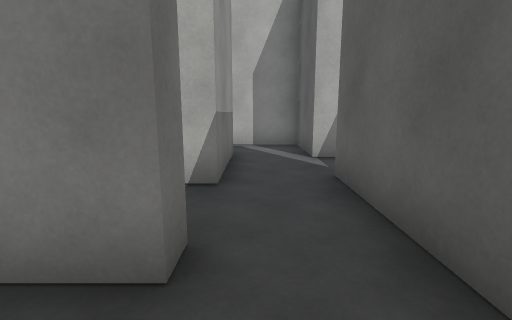
View 1 (above)

24 first-person views from a walk through a scene from a Unity 3-D project. The camera is 1.2 m above the floor, tilts 10° down and sees 85° across. The floor is counted in squares, 1 m on a side. Each view is taken from the middle of a square. On the plan, view 1 faces up. The plan holds only what a view shows up to about 13 squares ahead; the rest is blank. The place goes on beyond the plan. The player character is not drawn. Door leaves are left out, so doorways stand open.

View 2
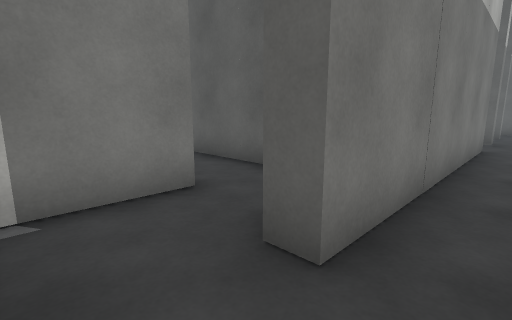

View 3
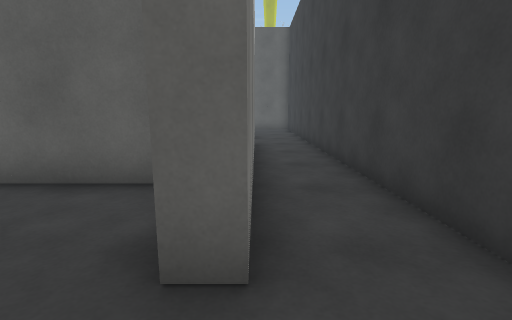

View 4
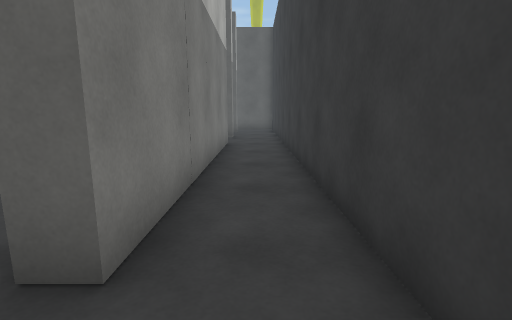

View 5
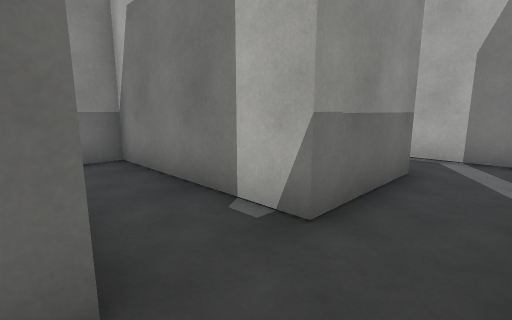

View 6
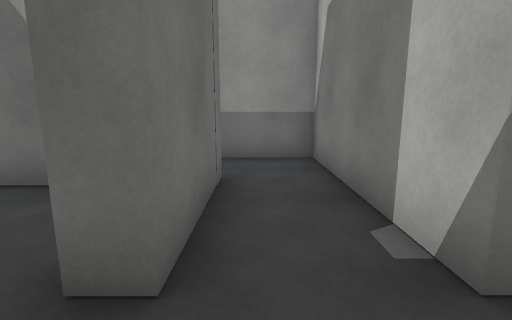

View 7
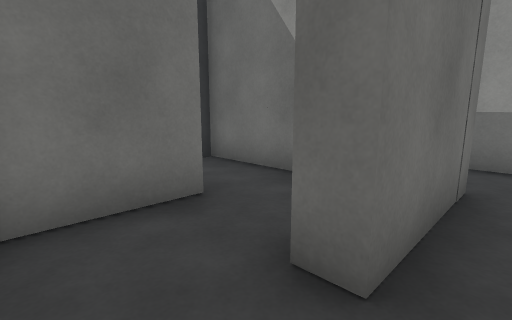

View 8
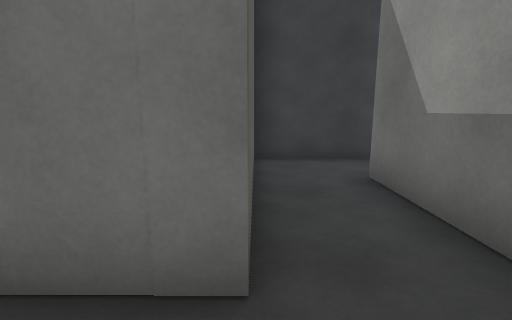

View 9
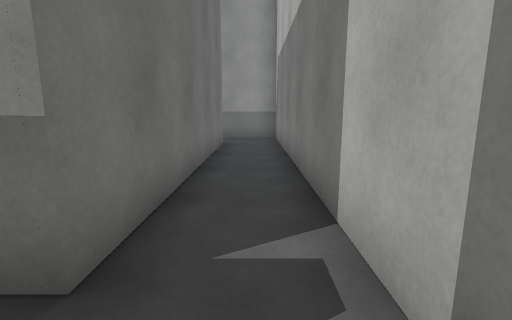

View 10
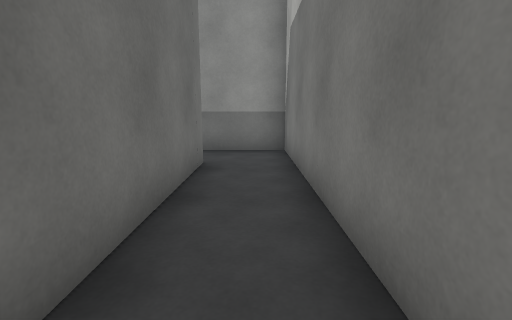

View 11
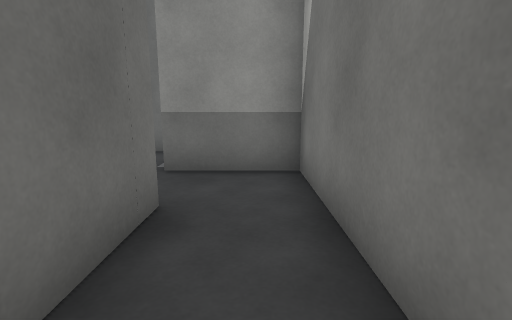

View 12
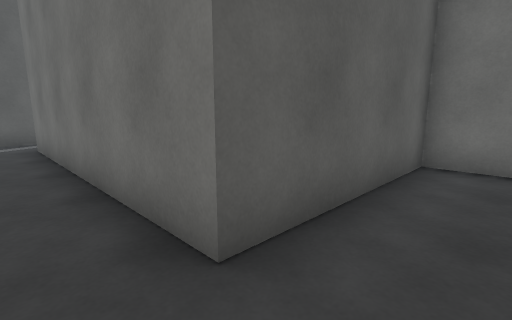

View 13
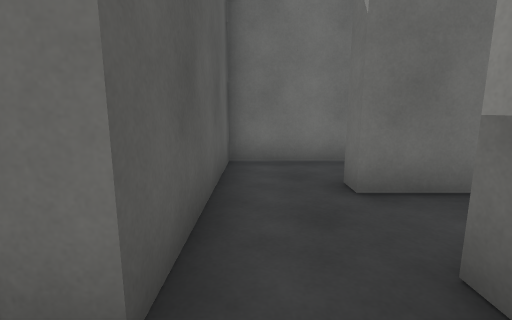

View 14
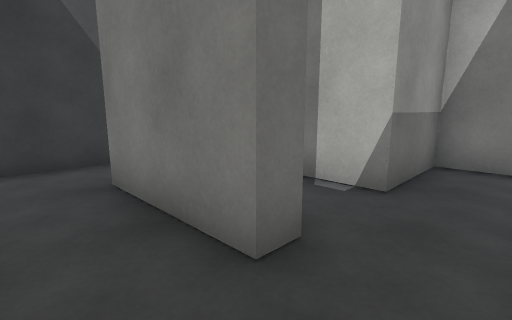

View 15
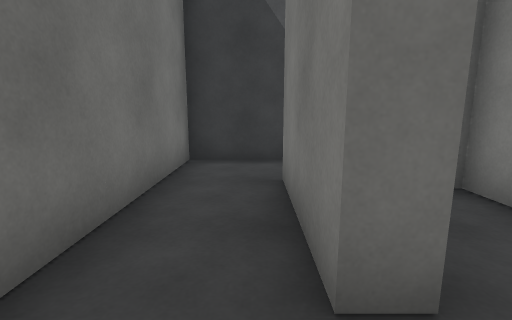

View 16
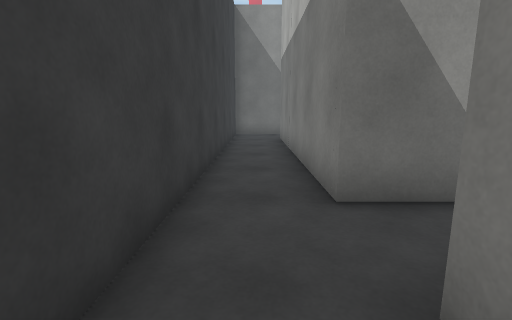

View 17
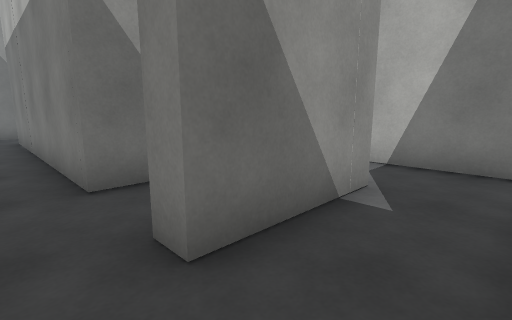

View 18
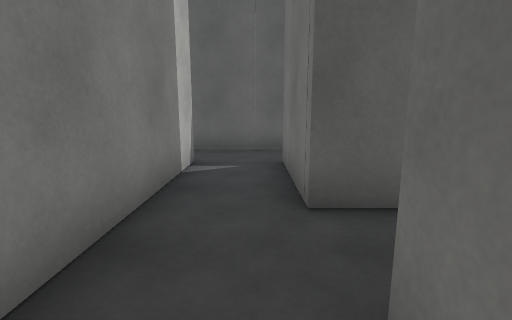

View 19
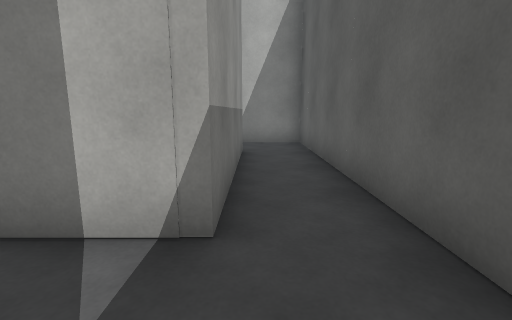

View 20
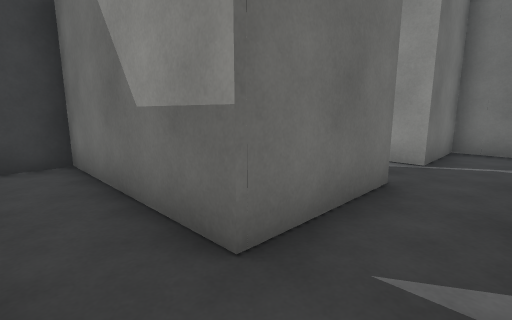

View 21
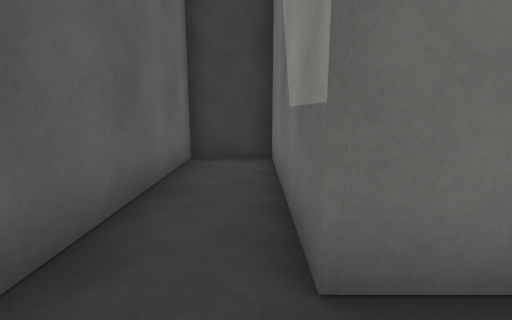

View 22
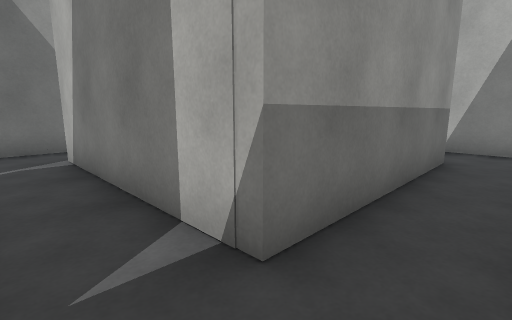

View 23
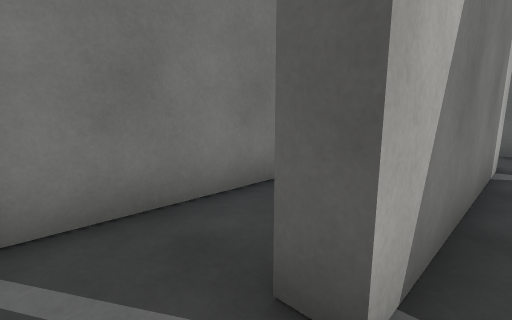

View 24
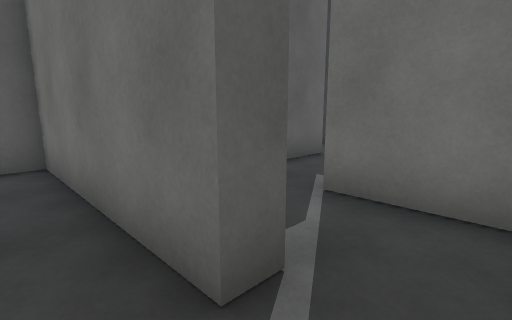

### Floor plan
Ten units are one square. View 1 is at (0, 0); x grows to the right and y downward. Boxes are objects, and circles mark ways between rooms. Rooms are numbered by the first view taken in them; rooms with no view inside come last. Other rooms are left out.
<svg viewBox="-173 -131 355 166">
<path fill="none" stroke="#000" d="M15 -6 15 -16M-12 3 10 3M75 -6 75 9 -12 9M-33 16 -33 30 101 30M-12 9 -12 3M-33 2 -33 16M-6 -18 -30 -18M-6 -45 -60 -45 -60 10M15 -16 15 -51M-40 11 -40 -24 -6 -24 -6 -18M-94 -66 -94 -78 -6 -78M15 -72 15 -99 -115 -99 -115 -72M-115 -45 -149 -45M-168 -51 -168 -24 -94 -24 -94 -46M129 9 123 9 123 -24 156 -24 156 30 177 30 177 -126 151 -126M102 -24 102 9 95 9M156 -105 156 -45 104 -45M104 -45 92 -45M75 -49 75 -24 102 -24M92 -45 92 -51 150 -51 150 -59M118 -72 80 -72M-6 -78 -6 -45M-115 -72 -142 -72 -142 -60M-94 -46 -94 -66M-132 -51 -115 -51 -115 -45"/>
<circle cx="-10" cy="-5" r="3" fill="#2a7"/>
<circle cx="5" cy="-20" r="3" fill="#2a7"/>
<circle cx="-25" cy="10" r="3" fill="#2a7"/>
<circle cx="100" cy="15" r="3" fill="#2a7"/>
<circle cx="5" cy="-50" r="3" fill="#2a7"/>
<circle cx="5" cy="-80" r="3" fill="#2a7"/>
<circle cx="-105" cy="-75" r="3" fill="#2a7"/>
<circle cx="-105" cy="-50" r="3" fill="#2a7"/>
<circle cx="100" cy="-35" r="3" fill="#2a7"/>
<circle cx="85" cy="-50" r="3" fill="#2a7"/>
<text x="0" y="-10">1</text>
<text x="50" y="20">2</text>
<text x="-20" y="0">3</text>
<text x="-20" y="-30">4</text>
<text x="-60" y="-90">5</text>
<text x="-130" y="-40">6</text>
<text x="150" y="-30">7</text>
<text x="90" y="-40">8</text>
<text x="100" y="-60">9</text>
<text x="0" y="-60">10</text>
<text x="-110" y="-60">11</text>
</svg>
Room 1 opens to room 3. Room 1 opens to room 4. Room 2 opens to room 3. Room 2 opens to room 7. Room 4 opens to room 10. Room 5 opens to room 10. Room 5 opens to room 11. Room 6 opens to room 11. Room 7 opens to room 8. Room 8 opens to room 9.

Where each view was taken, in squares from view 1:
view 1: 0 up, 0 right, facing up
view 2: 2 down, 3 left, facing up-right
view 3: 1 down, 3 left, facing right
view 4: 2 down, 3 left, facing right
view 5: 2 up, 1 right, facing up-left
view 6: 3 up, 1 right, facing left
view 7: 3 up, 1 right, facing down-left
view 8: 4 up, 4 left, facing down
view 9: 9 up, 1 right, facing left
view 10: 9 up, 3 left, facing left
view 11: 9 up, 6 left, facing left
view 12: 9 up, 11 left, facing down-right
view 13: 9 up, 10 left, facing down
view 14: 3 up, 10 left, facing up-left
view 15: 4 up, 10 left, facing left
view 16: 2 down, 11 right, facing left
view 17: 2 down, 12 right, facing up-left
view 18: 3 up, 9 right, facing right
view 19: 2 up, 16 right, facing up
view 20: 4 up, 17 right, facing down-left
view 21: 4 up, 16 right, facing down
view 22: 3 up, 17 right, facing up-left
view 23: 4 up, 8 right, facing up-right
view 24: 6 up, 8 right, facing down-right
